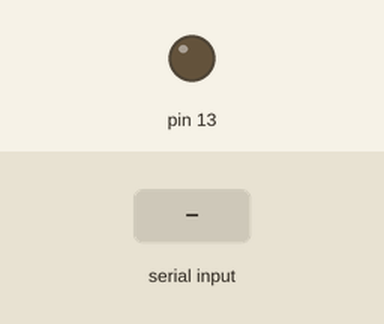
This sketch was run on a simulated Arduino Uno, built with avr-gcc and run on an emulated ATmega328P. Shown: output pins drawn as LEDs (lit = HIGH). The inputs (shaded band) are chosen by the test bench. No radio packets arrive unless stated.

Above: at 1.2 s.
1.3 s: "1\n" received over Serial
At 2.5 s:
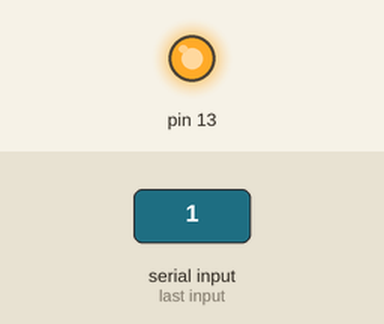
2.8 s: "2\n" received over Serial
At 3.7 s:
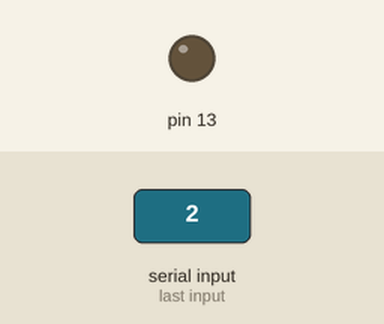
Timing chart, 0 to 5.8 s (numbered marks = the images above; inputs shaded):
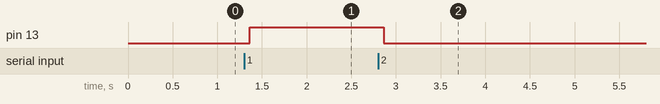

Measured:
- after the input at 1.3 s, pin 13: LOW → HIGH after 0.06 s
- after the input at 2.8 s, pin 13: HIGH → LOW after 0.06 s

The sketch:

transmitter_of_elevator.ino
```cpp
#include <VirtualWire.h>
char *controller;
void setup() {
pinMode(13,OUTPUT);
vw_set_ptt_inverted(true); //
vw_set_tx_pin(12);
vw_setup(4000);// speed of data transfer Kbps
Serial.begin(9600);
}

void loop(){
   switch (Serial.parseInt()){
    case 1:
    ledon();
    break;
    case 2:
    ledoff();
    break;
   }
   }
  void ledon(){//
controller="1" ;
vw_send((uint8_t *)controller, strlen(controller));
vw_wait_tx(); // Wait until the whole message is gone
digitalWrite(13,HIGH);
  }
  void ledoff(){
controller="0" ;
vw_send((uint8_t *)controller, strlen(controller));
vw_wait_tx(); // Wait until the whole message is gone
digitalWrite(13,LOW);
  }
```
